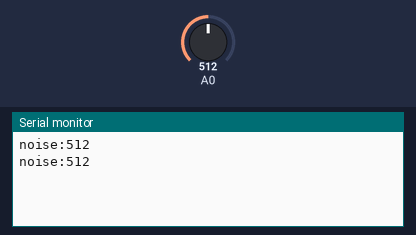
A sketch run on a simulated Arduino Uno, built with avr-gcc and run on an emulated ATmega328P. Shown: the last lines printed to the serial monitor. Inputs (shaded band) come from the test bench; at power-on: A0 = 512.

Above: at 1.8 s.
1.9 s: A0 set to 716
At 2.8 s:
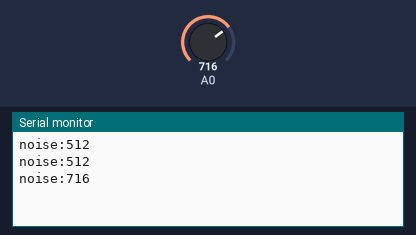
3.4 s: A0 set to 900
At 9.7 s:
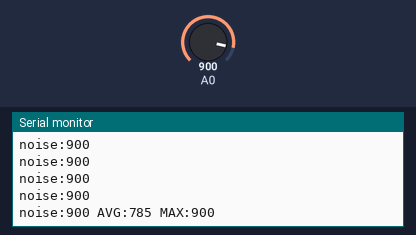
Timing chart, 0 to 10.9 s (numbered marks = the images above; inputs shaded):
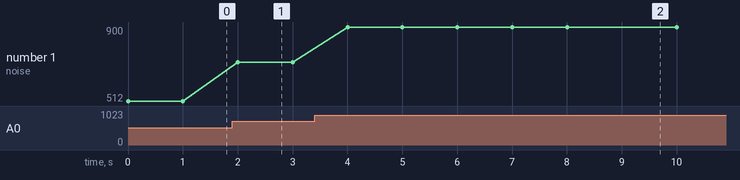

The sketch:

arduino_code.ino
```cpp
#include <Arduino.h>
#include <string.h>
int incomingAudio;
int count=0,maxi=0,sum=0; // count used to know whether we reached the 10th last second or not, maxi is for the maximum and sum is used to calculate the average
int avg=0;
void setup(){
 Serial.begin(115200);
}

char msg[32]; //msg to be sent
char append[4]; //a cahr variable used to store the converted int -> char and append this latter to the msg

void loop(){
  incomingAudio = analogRead(A0);// reading from analogic input A0
  strcat(msg,"noise:");
  sprintf(append,"%d",incomingAudio);
  strcat(msg,append);
  sum  += incomingAudio; // adding the value read to the sum
  if (incomingAudio >maxi) maxi = incomingAudio; // calculating the max
  count++;
  if (count == 10){ // if we reached the last second we caculate the avg and add this latter with the max to the msg to be sent
      count = 0; // we wil aslso reinitialise the counter and sum and max to 0 for the next 10 seconds
      avg = sum/10;
      strcat(msg," AVG:");
      sprintf(append,"%d",avg);
      strcat(msg,append);
      strcat(msg," MAX:");
      sprintf(append,"%d",maxi);
      strcat(msg,append);
      sum = 0;
      maxi = 0;
  }
  Serial.println(msg);//send the msg through serial
  strcpy(msg, ""); //reinitialising the msg to an empty string for the next 10 seconds
  delay(1000); // wait 1 second for every iteration
  /*
   * we have to kind of msgs the first one is noise:something
   * and the second is : noise:something AVG;something MAX:something
   * we used this format so we can manipulate it easily later on python or javascript
   */
}
```

Measured:
- after the input at 1.9 s, the serial monitor: prints a new line after 0.10 s (image 1)
- after the input at 3.4 s, the serial monitor: prints a new line after 0.60 s (image 2)
- plotted number 1: 512 → 716 after the input at 1.9 s, 716 → 900 after the input at 3.4 s
